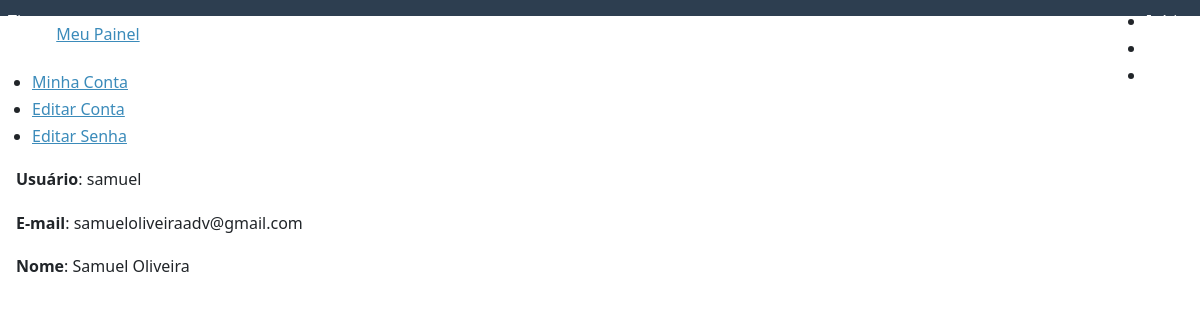
Screenshot of /user/dashboard/ (signed in) with the database file from the repository.
### user/models.py (models this page shows)
class UserProfile(AbstractBaseUser, PermissionsMixin):
    username = models.CharField(
        'Nome de Usuário', max_length=30, unique=True,
        validators=[validators.RegexValidator(re.compile('^[\w.@+-]+$'),
            'O nome de usuário só pode conter letras, digitos ou os '
            'seguintes caracteres: @/./+/-/_', 'invalid')]
    )
    email = models.EmailField('E-mail', blank=True, unique=True, default="")
    name = models.CharField('Nome', max_length=100, blank=True)
    is_active = models.BooleanField('Está ativo?', blank=True, default=True)
    is_staff = models.BooleanField('É da equipe?', blank=True, default=False)
    date_joined = models.DateTimeField('Data de Entrada', auto_now_add=True)
    objects = UserManager()
    USERNAME_FIELD = 'username'
    REQUIRED_FIELDS = ['email']
    class Meta:
        verbose_name = 'Usuário'
        verbose_name_plural = 'Usuários'

### user/views.py (the view)
# urls.py: path('dashboard/', dashboard, name="dashboard"),
@login_required(login_url='entrar/')
def dashboard(request):
    template_name = 'dashboard.html'
    return render(request, template_name)

### user/templates/dashboard.html
{% extends "base.html" %}
{% block content %}
<div class="pure-g-r content-ribbon">
    <div class="pure-u-1">
        <ul class="breadcrumb">
            {% block breadcrumb %}
            <li><a href="{% url 'dashboard' %}">Meu Painel</a></li>
            {% endblock %}
        </ul>
    </div>
    <div class="pure-u-1-3">
        <div class="pure-menu pure-menu-open">
            <ul>
                <li class="pure-menu-heading"><a href="{% url 'dashboard' %}">Minha Conta</li>
                <li><a href="{% url 'edit' %}">Editar Conta</a></li>
                <li><a href="{% url 'edit_password' %}">Editar Senha</a></li>
            </ul>
        </div>
    </div>
    <div class="pure-u-2-3">
        <div class="inner">
            {% block dashboard_content %}
            <p><strong>Usuário</strong>: {{ user }}</p>
            <p><strong>E-mail</strong>: {{ user.email }}</p>
            <p><strong>Nome</strong>: {{ user.name }}</p>
            {% endblock %}
        </div>
    </div>
</div>
{% endblock %}

### pizza/static/css/styles.css (style rules this page uses)
* { -webkit-box-sizing: border-box; -moz-box-sizing: border-box; box-sizing: border-box; }
body { margin: 0 auto; line-height: 1.7em; }
a { color: #3b8bba; }
.inner { padding: 0em 1em; }
.inner p { margin-top: 0; }
ul.breadcrumb { padding: 0; }
ul.breadcrumb li { display: inline-block; }
ul.breadcrumb li a { display: inline-block; padding: 0.3em 0.7em; }

### rows the page displays
UserProfile: username "samuel", email "samueloliveiraadv@gmail.com", name "Samuel Oliveira"
